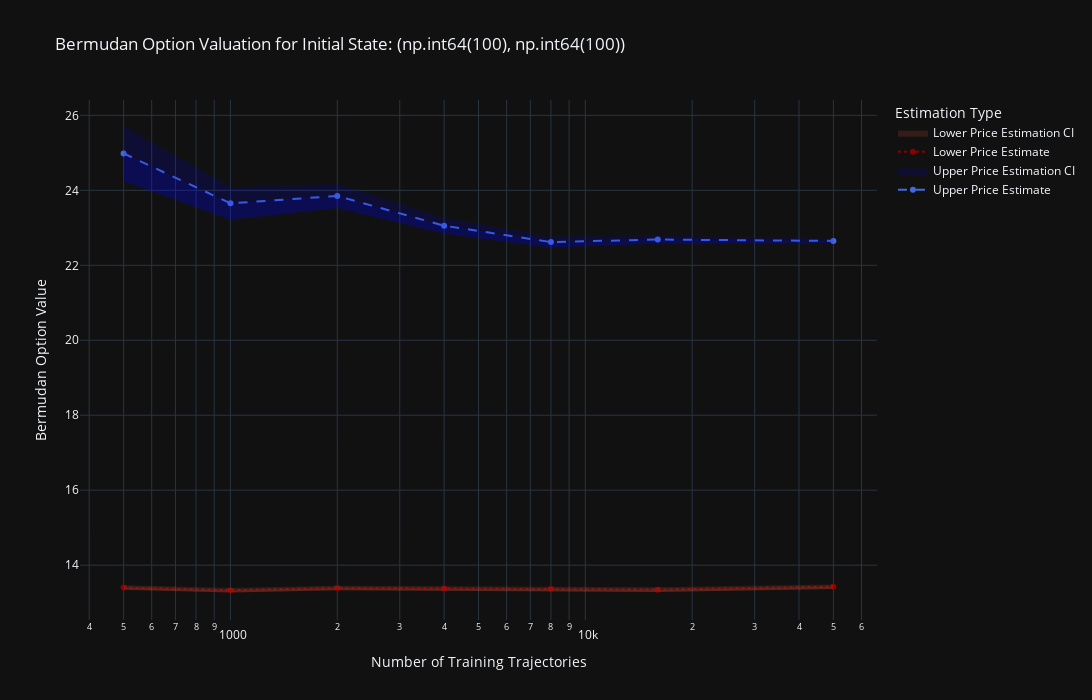
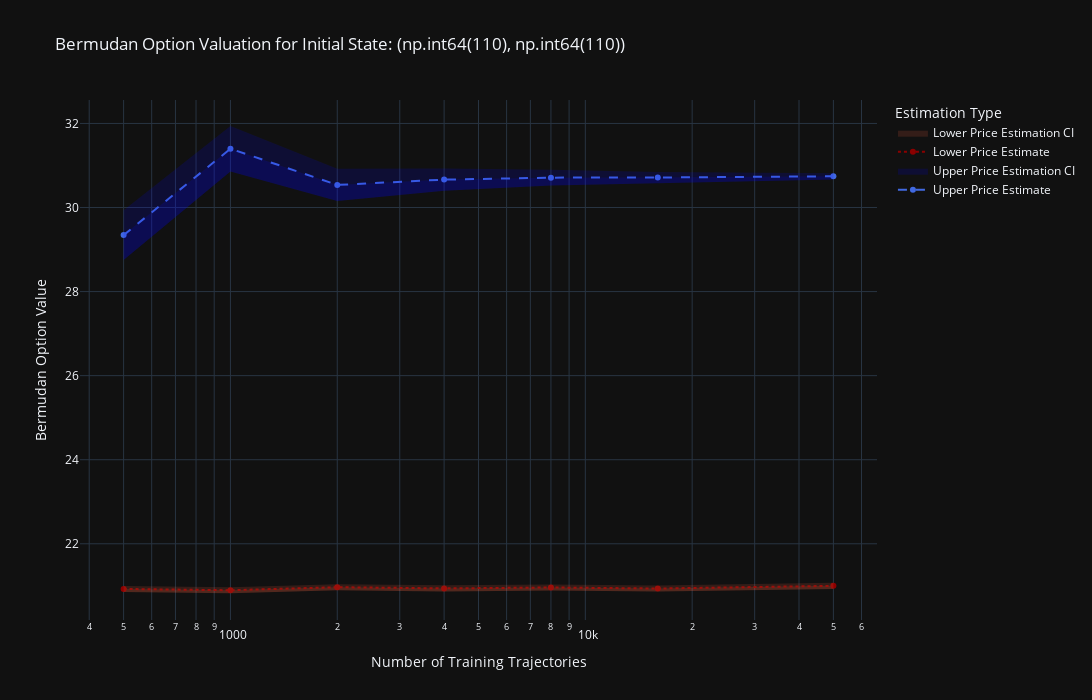
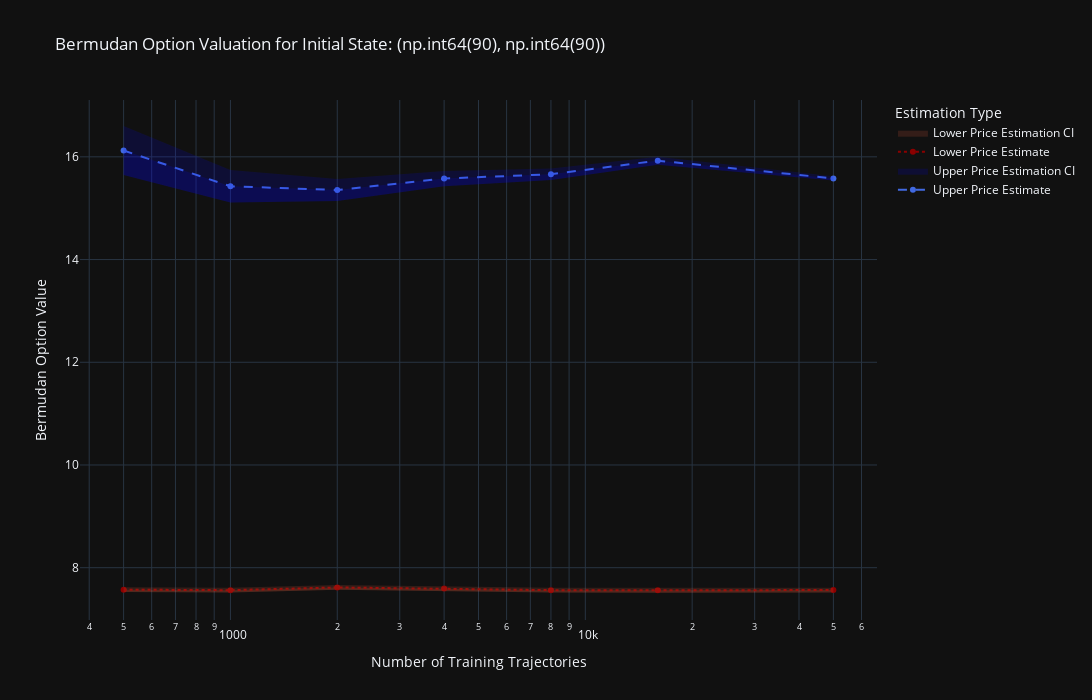

The code cell stored with these charts, in order, in its notebook:
### Code cell
for i, x0 in enumerate(data):
    fig = go.Figure()
    
    fig.add_trace(go.Scatter(
        x=N_list,
        y=High_res[tuple(x0)],
        mode='markers+lines',
        name='Upper Price Estimate',
        line=dict(color='royalblue', dash='dash')
    ))

    fig.add_trace(go.Scatter(
        x=N_list,
        y=High_ci[tuple(x0)][0],
        mode='lines',
        name='Upper Price Estimation CI',
        line=dict(width=0),
        showlegend=True,
        fill='tonexty',
        fillcolor='rgba(0, 0, 255, 0.15)'
    ))

    fig.add_trace(go.Scatter(
        x=N_list,
        y=High_ci[tuple(x0)][1],
        mode='lines',
        name='Lower Confidence Bound',
        line=dict(width=0),
        showlegend=False,
        fill='tonexty',
        fillcolor='rgba(0, 0, 255, 0.15)'
    ))

    fig.add_trace(go.Scatter(
        x=N_list,
        y=Low_res[tuple(x0)],
        mode='markers+lines',
        name='Lower Price Estimate',
        line=dict(color='darkred', dash='dot')
    ))

    fig.add_trace(go.Scatter(
        x=N_list,
        y=Low_ci[tuple(x0)][0],
        mode='lines',
        name='Lower Price Estimation CI',
        line=dict(width=0),
        showlegend=True,
        fill='tonexty',
        fillcolor='rgba(255, 99, 71, 0.15)'
    ))

    fig.add_trace(go.Scatter(
        x=N_list,
        y=Low_ci[tuple(x0)][1], 
        mode='lines',
        name='Lower Bound for Lower Price',
        line=dict(width=0),
        showlegend=False,
        fill='tonexty',
        fillcolor='rgba(255, 99, 71, 0.15)'
    ))

    fig.update_xaxes(type='log', title_text='Number of Training Trajectories')
    fig.update_yaxes(title_text='Bermudan Option Value')

    fig.update_layout(
        title=f'Bermudan Option Valuation for Initial State: {tuple(x0)}',
        legend_title_text='Estimation Type',
        template='plotly_dark',
        width=1200,  
        height=700
    )

    fig.show()

### Figure 1 — Plotly figure (JSON) as saved in the notebook; plotly's stock layout.template omitted (floating-point values rounded to 4 significant figures)
{"data": [{"line": {"color": "royalblue", "dash": "dash"}, "mode": "markers+lines", "name": "Upper Price Estimate", "type": "scatter", "x": [500, 1000, 2000, 4000, 8000, 16000, 50000], "y": [24.98, 23.65, 23.85, 23.06, 22.62, 22.69, 22.65]}, {"fill": "tonexty", "fillcolor": "rgba(0, 0, 255, 0.15)", "line": {"width": 0}, "mode": "lines", "name": "Upper Price Estimation CI", "showlegend": true, "type": "scatter", "x": [500, 1000, 2000, 4000, 8000, 16000, 50000], "y": [24.25, 23.22, 23.53, 22.84, 22.47, 22.58, 22.59]}, {"fill": "tonexty", "fillcolor": "rgba(0, 0, 255, 0.15)", "line": {"width": 0}, "mode": "lines", "name": "Lower Confidence Bound", "showlegend": false, "type": "scatter", "x": [500, 1000, 2000, 4000, 8000, 16000, 50000], "y": [25.72, 24.09, 24.17, 23.27, 22.77, 22.79, 22.71]}, {"line": {"color": "darkred", "dash": "dot"}, "mode": "markers+lines", "name": "Lower Price Estimate", "type": "scatter", "x": [500, 1000, 2000, 4000, 8000, 16000, 50000], "y": [13.4, 13.33, 13.39, 13.38, 13.36, 13.35, 13.43]}, {"fill": "tonexty", "fillcolor": "rgba(255, 99, 71, 0.15)", "line": {"width": 0}, "mode": "lines", "name": "Lower Price Estimation CI", "showlegend": true, "type": "scatter", "x": [500, 1000, 2000, 4000, 8000, 16000, 50000], "y": [13.34, 13.27, 13.33, 13.32, 13.3, 13.29, 13.36]}, {"fill": "tonexty", "fillcolor": "rgba(255, 99, 71, 0.15)", "line": {"width": 0}, "mode": "lines", "name": "Lower Bound for Lower Price", "showlegend": false, "type": "scatter", "x": [500, 1000, 2000, 4000, 8000, 16000, 50000], "y": [13.46, 13.39, 13.45, 13.44, 13.42, 13.41, 13.49]}], "layout": {"height": 700, "legend": {"title": {"text": "Estimation Type"}}, "title": {"text": "Bermudan Option Valuation for Initial State: (np.int64(100), np.int64(100))"}, "width": 1200, "xaxis": {"title": {"text": "Number of Training Trajectories"}, "type": "log"}, "yaxis": {"title": {"text": "Bermudan Option Value"}}}}

### Figure 2 — Plotly figure (JSON) as saved in the notebook; plotly's stock layout.template omitted (floating-point values rounded to 4 significant figures)
{"data": [{"line": {"color": "royalblue", "dash": "dash"}, "mode": "markers+lines", "name": "Upper Price Estimate", "type": "scatter", "x": [500, 1000, 2000, 4000, 8000, 16000, 50000], "y": [29.34, 31.4, 30.54, 30.66, 30.71, 30.71, 30.74]}, {"fill": "tonexty", "fillcolor": "rgba(0, 0, 255, 0.15)", "line": {"width": 0}, "mode": "lines", "name": "Upper Price Estimation CI", "showlegend": true, "type": "scatter", "x": [500, 1000, 2000, 4000, 8000, 16000, 50000], "y": [28.75, 30.86, 30.15, 30.4, 30.52, 30.58, 30.67]}, {"fill": "tonexty", "fillcolor": "rgba(0, 0, 255, 0.15)", "line": {"width": 0}, "mode": "lines", "name": "Lower Confidence Bound", "showlegend": false, "type": "scatter", "x": [500, 1000, 2000, 4000, 8000, 16000, 50000], "y": [29.94, 31.94, 30.92, 30.93, 30.9, 30.84, 30.82]}, {"line": {"color": "darkred", "dash": "dot"}, "mode": "markers+lines", "name": "Lower Price Estimate", "type": "scatter", "x": [500, 1000, 2000, 4000, 8000, 16000, 50000], "y": [20.93, 20.89, 20.97, 20.94, 20.96, 20.94, 21.0]}, {"fill": "tonexty", "fillcolor": "rgba(255, 99, 71, 0.15)", "line": {"width": 0}, "mode": "lines", "name": "Lower Price Estimation CI", "showlegend": true, "type": "scatter", "x": [500, 1000, 2000, 4000, 8000, 16000, 50000], "y": [20.85, 20.82, 20.89, 20.87, 20.89, 20.86, 20.93]}, {"fill": "tonexty", "fillcolor": "rgba(255, 99, 71, 0.15)", "line": {"width": 0}, "mode": "lines", "name": "Lower Bound for Lower Price", "showlegend": false, "type": "scatter", "x": [500, 1000, 2000, 4000, 8000, 16000, 50000], "y": [21.0, 20.97, 21.04, 21.01, 21.03, 21.01, 21.07]}], "layout": {"height": 700, "legend": {"title": {"text": "Estimation Type"}}, "title": {"text": "Bermudan Option Valuation for Initial State: (np.int64(110), np.int64(110))"}, "width": 1200, "xaxis": {"title": {"text": "Number of Training Trajectories"}, "type": "log"}, "yaxis": {"title": {"text": "Bermudan Option Value"}}}}

### Figure 3 — Plotly figure (JSON) as saved in the notebook; plotly's stock layout.template omitted (floating-point values rounded to 4 significant figures)
{"data": [{"line": {"color": "royalblue", "dash": "dash"}, "mode": "markers+lines", "name": "Upper Price Estimate", "type": "scatter", "x": [500, 1000, 2000, 4000, 8000, 16000, 50000], "y": [16.12, 15.43, 15.35, 15.58, 15.66, 15.93, 15.58]}, {"fill": "tonexty", "fillcolor": "rgba(0, 0, 255, 0.15)", "line": {"width": 0}, "mode": "lines", "name": "Upper Price Estimation CI", "showlegend": true, "type": "scatter", "x": [500, 1000, 2000, 4000, 8000, 16000, 50000], "y": [15.64, 15.11, 15.14, 15.43, 15.55, 15.85, 15.54]}, {"fill": "tonexty", "fillcolor": "rgba(0, 0, 255, 0.15)", "line": {"width": 0}, "mode": "lines", "name": "Lower Confidence Bound", "showlegend": false, "type": "scatter", "x": [500, 1000, 2000, 4000, 8000, 16000, 50000], "y": [16.6, 15.74, 15.57, 15.72, 15.77, 16.0, 15.62]}, {"line": {"color": "darkred", "dash": "dot"}, "mode": "markers+lines", "name": "Lower Price Estimate", "type": "scatter", "x": [500, 1000, 2000, 4000, 8000, 16000, 50000], "y": [7.573, 7.562, 7.615, 7.595, 7.563, 7.561, 7.565]}, {"fill": "tonexty", "fillcolor": "rgba(255, 99, 71, 0.15)", "line": {"width": 0}, "mode": "lines", "name": "Lower Price Estimation CI", "showlegend": true, "type": "scatter", "x": [500, 1000, 2000, 4000, 8000, 16000, 50000], "y": [7.527, 7.516, 7.569, 7.549, 7.517, 7.515, 7.519]}, {"fill": "tonexty", "fillcolor": "rgba(255, 99, 71, 0.15)", "line": {"width": 0}, "mode": "lines", "name": "Lower Bound for Lower Price", "showlegend": false, "type": "scatter", "x": [500, 1000, 2000, 4000, 8000, 16000, 50000], "y": [7.619, 7.608, 7.662, 7.641, 7.609, 7.607, 7.611]}], "layout": {"height": 700, "legend": {"title": {"text": "Estimation Type"}}, "title": {"text": "Bermudan Option Valuation for Initial State: (np.int64(90), np.int64(90))"}, "width": 1200, "xaxis": {"title": {"text": "Number of Training Trajectories"}, "type": "log"}, "yaxis": {"title": {"text": "Bermudan Option Value"}}}}
